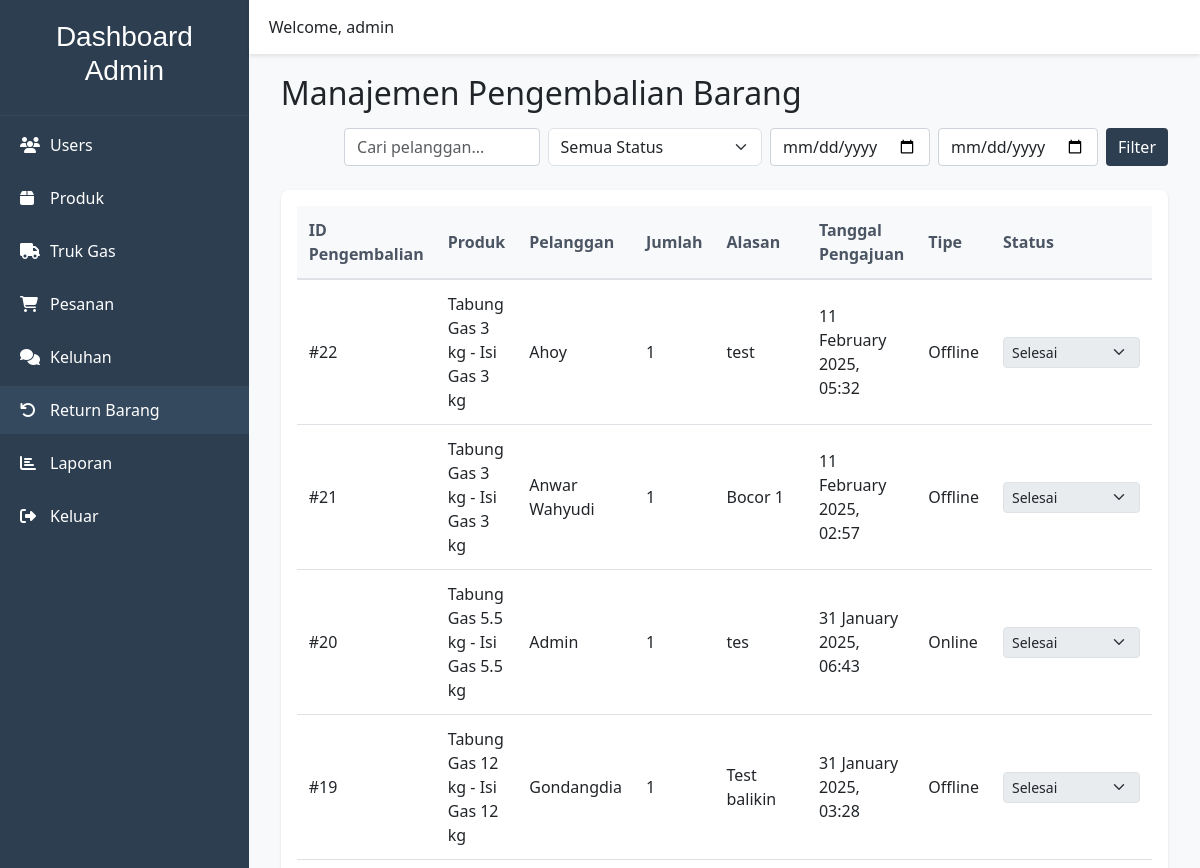
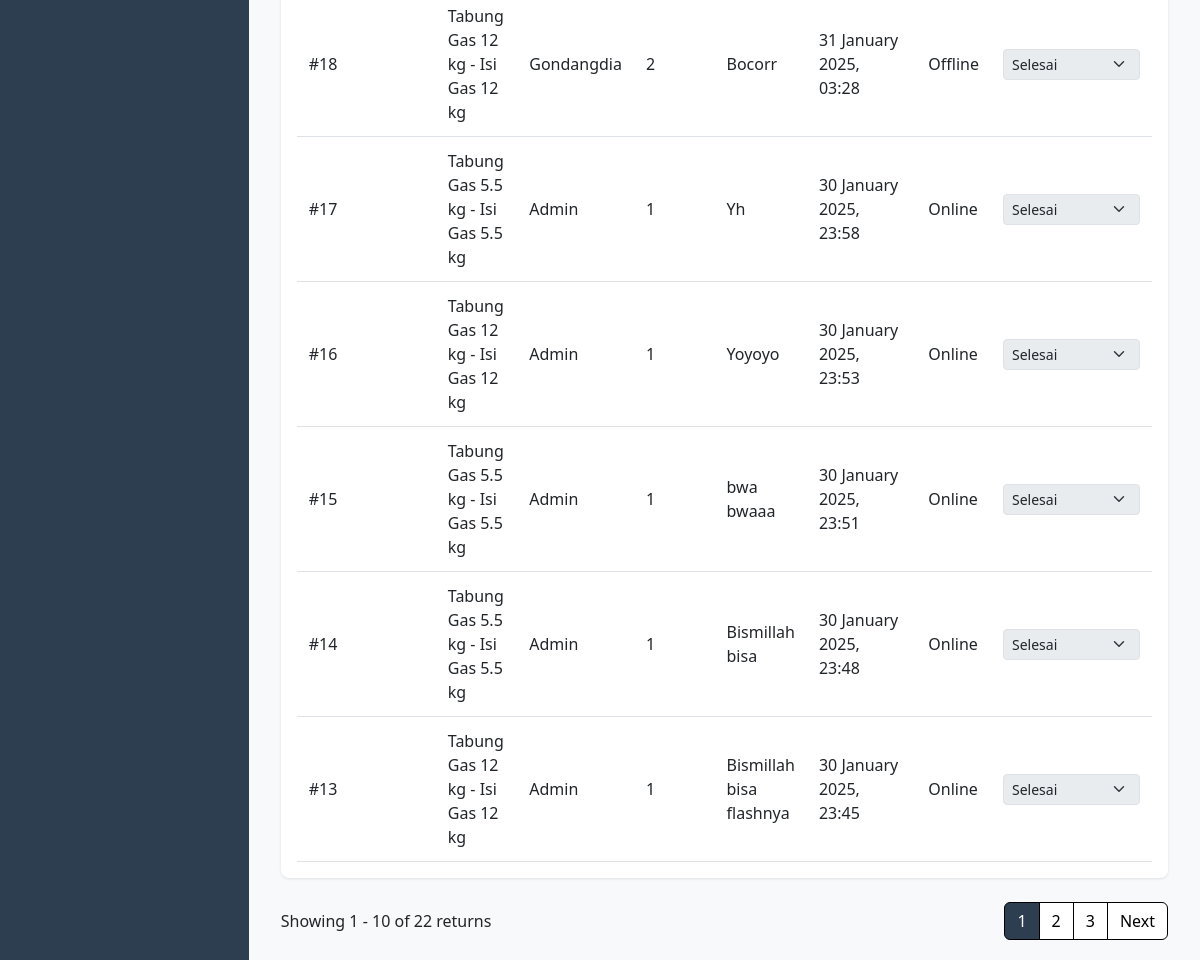
/manage-returns (signed in), run on the app's committed database (2 pictures, top to bottom).
### website/models.py (models this page shows, shortened)
class User(db.Model, UserMixin):
    id = db.Column(db.Integer, primary_key=True)
    email = db.Column(db.String(100), unique=True)
    phone = db.Column(db.String(15), unique=True)
    username = db.Column(db.String(50), unique=True)
    full_name = db.Column(db.String(100))
    password_hash = db.Column(db.String(150))
    date_joined = db.Column(db.DateTime(), default=wib_time)
    roles = db.Column(db.Integer, default=0)
    cart_items = db.relationship('Cart', backref=db.backref('user', lazy=True))
    orders = db.relationship('Order', backref=db.backref('user', lazy=True))
    @property
    def password(self):
        raise AttributeError('Password is not a readable Attribute')

class ReturnOrder(db.Model):
    id = db.Column(db.Integer, primary_key=True)
    order_detail_id = db.Column(db.Integer, db.ForeignKey('detail_order.id'), nullable=False)
    reason = db.Column(db.String(1000), nullable=False)
    return_category = db.Column(db.String(50), nullable=False)
    quantity = db.Column(db.Integer, nullable=False)
    status = db.Column(db.String(50), default='Dalam Proses')
    date_requested = db.Column(db.DateTime, default=wib_time)
    order_detail = db.relationship('DetailOrder', backref='return_request')

class Product(db.Model):
    id = db.Column(db.Integer, primary_key=True)
    product_name = db.Column(db.String(100), nullable=False)
    product_picture = db.Column(db.String(1000), nullable=False)
    date_added = db.Column(db.DateTime, default=wib_time)
    is_active = db.Column(db.Boolean, default=True)
    variants = db.relationship('ProductVariant', backref='main_product', lazy=True, cascade='all, delete-orphan')

class ProductVariant(db.Model):
    id = db.Column(db.Integer, primary_key=True)
    product_id = db.Column(db.Integer, db.ForeignKey('product.id'), nullable=False)
    variant_name = db.Column(db.String(100), nullable=False)
    variant_type = db.Column(db.String(20), nullable=False)
    price = db.Column(db.Integer, nullable=False)
    stock = db.Column(db.Integer, nullable=False)
    date_added = db.Column(db.DateTime, default=wib_time)
    is_active = db.Column(db.Boolean, default=True)
    carts = db.relationship('Cart', backref=db.backref('variant', lazy=True))
    detail_orders = db.relationship('DetailOrder', backref=db.backref('variant', lazy=True))

class Order(db.Model):
    id = db.Column(db.String(100), primary_key=True)
    customer_link = db.Column(db.Integer, db.ForeignKey('user.id'), nullable=False)
    customer_name = db.Column(db.String(100), nullable=True)
    customer_phone = db.Column(db.String(15), nullable=True)
    is_offline = db.Column(db.Boolean, default=False)
    status = db.Column(db.String(100), nullable=False)
    date_added = db.Column(db.DateTime, default=wib_time)
    completed_at = db.Column(db.DateTime, nullable=True)
    total = db.Column(db.Integer, nullable=False)
    snap_token = db.Column(db.String(100))
    details = db.relationship('DetailOrder', backref='order')

### website/admin.py (the view)
@admin.route('/manage-returns')
@login_required
def manage_returns():
    if current_user.roles != 0 and current_user.roles!=4:
        page = request.args.get('page', 1, type=int)
        per_page = 10
        query = ReturnOrder.query\
            .join(ReturnOrder.order_detail)\
            .join(DetailOrder.order)\
            .join(DetailOrder.variant)\
            .join(ProductVariant.main_product)
        status = request.args.get('status')
        start_date = request.args.get('start_date')
        end_date = request.args.get('end_date')
        if start_date and end_date:
            start_date = datetime.strptime(start_date, '%d/%m/%Y')
            end_date = datetime.strptime(end_date, '%d/%m/%Y') + timedelta(days=1)
            query = query.filter(ReturnOrder.date_requested >= start_date,
                               ReturnOrder.date_requested < end_date)
        search = request.args.get('search')
        if search:
            search_term = f"%{search}%"
            query = query.filter(
                db.or_(
                    Order.customer_name.ilike(search_term)                )
            )
        if status:
            query = query.filter(ReturnOrder.status == status)
        returns = query.order_by(ReturnOrder.date_requested.desc()).paginate(
            page=page, per_page=per_page, error_out=False)
        return render_template('manage_returns.html',
                             returns=returns,
                             selected_status=status,
                             start_date=start_date,
                             end_date=end_date)
    return render_template('404.html')

### website/templates/manage_returns.html (shortened to what this page needs)
{% extends 'basedash.html' %}
{% block content %}
<div class="container-fluid">
    <h2>Manajemen Pengembalian Barang</h2>
    <div class="d-flex flex-row-reverse justify-content-between align-items-center mb-4 mt-3">
        <div class="d-flex gap-2">
            <form id="filterForm" method="GET" class="d-flex gap-2">
                <input type="text" class="form-control" name="search"
                placeholder="Cari pelanggan..." value="{{ request.args.get('search', '') }}">
                <select name="status" class="form-select">
                    <option value="">Semua Status</option>
                </select>
                <input type="date" class="form-control date-picker" name="start_date"
                placeholder="{{ 'dd/mm/yyyy' if not request.args.get('start_date') else request.args.get('start_date') }}"
                value="{{ request.args.get('start_date', '') }}" >
                <input type="date" class="form-control date-picker" name="end_date"
                placeholder="{{ 'dd/mm/yyyy' if not request.args.get('end_date') else request.args.get('end_date') }}"
                value="{{ request.args.get('end_date', '') }}" >
                <button type="submit" class="btn btn-primary">Filter</button>
            </form>
        </div>
    </div>
    <div class="table-container">
        <table class="table">
            <thead>
                <tr>
                    <th>ID Pengembalian</th>
                    <th>Produk</th>
                    <th>Pelanggan</th>
                    <th>Jumlah</th>
                    <th>Alasan</th>
                    <th>Tanggal Pengajuan</th>
                    <th>Tipe</th>
                    <th>Status</th>
                </tr>
            </thead>
    <tbody>
        {% for return in returns %}
        <tr>
            <td>#{{ return.id }}</td>
            <td>
                {{ return.order_detail.variant.main_product.product_name }} -
                {{ return.order_detail.variant.variant_name }}
            </td>
            <td>{{ return.order_detail.order.customer_name }}</td>
            <td>{{ return.quantity }}</td>
            <td>{{ return.reason }}</td>
            <td>{{ return.date_requested.strftime('%d %B %Y, %H:%M') }}</td>
            <td> {{ 'Offline' if return.order_detail.order.is_offline else 'Online' }}
            <td>
                <form method="POST" action="{{ url_for('admin.update_return_status', return_id=return.id) }}" class="d-inline">
                    <select name="status" class="form-select form-select-sm"
                        onchange="this.form.submit()"
                        {% if return.status == 'Selesai' %}disabled{% endif %}
                        style="width: auto;">
                        <option value="Selesai" {% if return.status == 'Selesai' %}selected{% endif %}>Selesai</option>
                    </select>
                </form>
            </td>
        </tr>
        {% endfor %}
    </tbody>
        </table>
    </div>
    <div class="d-flex justify-content-between align-items-center mt-4">
        <div>
            Showing {{ returns.first }} - {{ returns.last }} of {{ returns.total }} returns
        </div>
        <nav aria-label="Page navigation">
            <ul class="pagination">
                {% for page_num in returns.iter_pages(left_edge=2, left_current=2, right_current=2, right_edge=2) %}
                    {% if page_num %}
                        <li class="page-item {% if page_num == returns.page %}active{% endif %}">
                            <a class="page-link" href="{{ url_for('admin.manage_returns',
                            page=page_num,
                            status=selected_status,
                            start_date=start_date,
                            end_date=end_date) }}">{{ page_num }}</a>
                        </li>
                    {% else %}
                        <li class="page-item disabled"><span class="page-link">...</span></li>
                    {% endif %}
                {% endfor %}
                {% if returns.has_next %}
                <li class="page-item">
                    <a class="page-link" href="{{ url_for('admin.manage_returns',
                    page=returns.next_num,
                    status=selected_status,
                    start_date=start_date,
                    end_date=end_date) }}">Next</a>
                </li>
                {% endif %}
            </ul>
        </nav>
    </div>
</div>
{% endblock %}

### website/templates/basedash.html (shortened to what this page needs)
<!DOCTYPE html>
<html lang="en">
<head>
    <link href="https://cdnjs.cloudflare.com/ajax/libs/bootstrap/5.3.0/css/bootstrap.min.css" rel="stylesheet">
    <link rel="stylesheet" href="https://cdnjs.cloudflare.com/ajax/libs/font-awesome/6.4.0/css/all.min.css">
    <link rel="stylesheet" href="{{ url_for('static', filename='css/dashstyle.css') }}">
    <link rel="stylesheet" href="https://cdn.jsdelivr.net/npm/flatpickr/dist/flatpickr.min.css">
</head>
<body>
    <div class="dashboard-container">
        <nav class="sidebar">
            <div class="sidebar-header">
                {% if current_user.roles == 3 %}
                    <h3>Dashboard Kasir</h3>
                {% elif current_user.roles == 4 %}
                    <h3>Dashboard Gudang</h3>
                {% else %}
                    <h3>Dashboard Admin</h3>
                {% endif %}
            </div>
            <ul class="sidebar-menu">
                {% if current_user.roles!=4 and current_user.roles!=3  %}
                    <li class="menu-item {% if request.endpoint == 'admin.manage_users' %}active{% endif %}">
                        <a href="{{ url_for('admin.manage_users') }}">
                            <i class="fas fa-users"></i>
                            <span>Users</span>
                        </a>
                    </li>
                {% endif %}
                {% if current_user.roles!= 3%}
                    <li class="menu-item {% if request.endpoint == 'admin.manage_shop_items' %}active{% endif %}">
                        <a href="{{ url_for('admin.manage_shop_items') }}">
                            <i class="fas fa-box"></i>
                            <span>Produk</span>
                        </a>
                    </li>
                    <li class="menu-item {% if request.endpoint == 'admin.update_gas_truck' %}active{% endif %}">
                        <a href="{{ url_for('admin.update_gas_truck') }}">
                            <i class="fas fa-truck"></i>
                            <span>Truk Gas</span>
                        </a>
                    </li>
                {% endif %}
                {% if current_user.roles!= 4%}
                    <li class="menu-item {% if request.endpoint == 'admin.manage_orders' %}active{% endif %}">
                        <a href="{{ url_for('admin.manage_orders') }}">
                            <i class="fas fa-shopping-cart"></i>
                            <span>Pesanan</span>
                        </a>
                    </li>
                    <li class="menu-item {% if request.endpoint == 'admin.manage_complaint' %}active{% endif %}">
                        <a href="{{ url_for('admin.manage_complaint') }}">
                            <i class="fas fa-comments"></i>
                            <span>Keluhan</span>
                        </a>
                    </li>
                    <li class="menu-item {% if request.endpoint == 'admin.manage_returns' %}active{% endif %}">
                        <a href="{{ url_for('admin.manage_returns') }}">
                            <i class="fas fa-undo"></i>
                            <span>Return Barang</span>
                        </a>
                    </li>
                {% endif %}
                {% if current_user.roles == 1 or current_user.roles == 2 %}
                <li class="menu-item {% if request.endpoint == 'report.view_report' %}active{% endif %}">
                    <a href="{{ url_for('report.view_report') }}">
                        <i class="fas fa-chart-bar"></i>
                        <span>Laporan</span>
                    </a>
                </li>
                {% endif %}
                <li class="menu-item">
                    <a href="/logout">
                        <i class="fas fa-sign-out-alt"></i>
                        <span>Keluar</span>
                    </a>
                </li>
            </ul>
        </nav>
        <main class="main-content">
            <header class="content-header">
                <div class="header-content">
                    <div class="user-info">
                        <span>Welcome, {{ current_user.username }}</span>
                    </div>
                </div>
            </header>
            <div class="content-wrapper">
                {% block content %}{% endblock %}
            </div>
        </main>
    </div>
</body>
</html>

### website/static/css/dashstyle.css (style rules this page uses)
.dashboard-container { display: flex; min-height: 100vh; }
:root { --body-font: "sans-serif"; }
.sidebar { width: 250px; background: #2c3e50; color: #fff; transition: all 0.3s ease; }
.sidebar-header { font-family: 'Lucida Sans Unicode', 'Lucida Grande', 'Lucida Sans', Arial, sans-serif; padding: 20px; text-align: center; border-bottom: 1px solid #34495e; }
.sidebar-menu { padding: 0; list-style: none; }
.menu-item { margin: 5px 0; }
.menu-item a { display: flex; align-items: center; padding: 12px 20px; color: #fff; text-decoration: none; transition: all 0.3s ease; }
.menu-item a:hover, .menu-item.active a { background: #34495e; }
.menu-item i { width: 20px; margin-right: 10px; }
.main-content { flex: 1; background: #f8f9fa; }
.form-control.date-picker { width: 160px; }
.content-header { background: #fff; padding: 15px 20px; box-shadow: 0 2px 4px rgba(0,0,0,0.1); }
.header-content { display: flex; justify-content: space-between; align-items: center; }
.content-wrapper { padding: 20px; }
.table-container { background: #fff; border-radius: 8px; box-shadow: 0 2px 4px rgba(0,0,0,0.1); padding: 20px; margin-top: 20px; }
.form-control { width: 100%; padding: 8px 12px; border: 1px solid #ced4da; border-radius: 4px; }
.form-control { display: block; width: 100%; padding: 0.375rem 0.75rem; font-size: 1rem; line-height: 1.5; border: 1px solid #ced4da; border-radius: 0.25rem; transition: border-color 0.15s ease-in-out, box-shadow 0.15s ease-in-out; }
.btn-primary { background: #2c3e50; border: none; color: #fff; border-radius: 4px; cursor: pointer; }
.table-container { background-color: white; border-radius: 8px; padding: 1rem; box-shadow: 0 1px 3px rgba(0, 0, 0, 0.1); }
.table th { border-bottom-width: 2px; font-weight: 600; color: #4b5563; }
.table td { vertical-align: middle; }
.pagination { margin-bottom: 0; }
.pagination .page-link { color: rgb(0, 0, 0); background-color: #ffffff; border-color: black; }
.pagination .page-item.active .page-link { background-color: #2c3e50; border-color: black; color: rgb(255, 255, 255); }
.table-container { background-color: white; border-radius: 0.5rem; padding: 1rem; box-shadow: 0 1px 3px rgba(0, 0, 0, 0.1); }
.table th, .table td { padding: 0.75rem; vertical-align: middle; }
.table { margin-bottom: 0; }
.table th { background: #f8f9fa; font-weight: 600; }

### website/templates/manage_returns.html (style rules this page uses)
.table-container { background-color: white; border-radius: 8px; padding: 1rem; box-shadow: 0 1px 3px rgba(0, 0, 0, 0.1); }
.table th { background-color: #f8f9fa; font-weight: 600; color: #4b5563; }
.table td { vertical-align: middle; }

### data on the page
User: username "admin"
ReturnOrder: id "22", order_detail.variant.main_product.product_name "Tabung Gas 3 kg", order_detail.variant.variant_name "Isi Gas 3 kg", order_detail.order.customer_name "Ahoy", quantity "1", reason "test", date_requested "11 February 2025, 05:32", status "Selesai"
Order: is_offline "Offline"
ReturnOrder: id "21", order_detail.variant.main_product.product_name "Tabung Gas 3 kg", order_detail.variant.variant_name "Isi Gas 3 kg", order_detail.order.customer_name "Anwar Wahyudi", quantity "1", reason "Bocor 1", date_requested "11 February 2025, 02:57", status "Selesai"
Order: is_offline "Offline"
ReturnOrder: id "20", order_detail.variant.main_product.product_name "Tabung Gas 5.5 kg", order_detail.variant.variant_name "Isi Gas 5.5 kg", order_detail.order.customer_name "Admin", quantity "1", reason "tes", date_requested "31 January 2025, 06:43", status "Selesai"
Order: is_offline "Online"
ReturnOrder: id "19", order_detail.variant.main_product.product_name "Tabung Gas 12 kg", order_detail.variant.variant_name "Isi Gas 12 kg", order_detail.order.customer_name "Gondangdia", quantity "1", reason "Test balikin", date_requested "31 January 2025, 03:28", status "Selesai"
Order: is_offline "Offline"
ReturnOrder: id "18", order_detail.variant.main_product.product_name "Tabung Gas 12 kg", order_detail.variant.variant_name "Isi Gas 12 kg", order_detail.order.customer_name "Gondangdia", quantity "2", reason "Bocorr", date_requested "31 January 2025, 03:28", status "Selesai"
ReturnOrder: id "17", order_detail.variant.main_product.product_name "Tabung Gas 5.5 kg", order_detail.variant.variant_name "Isi Gas 5.5 kg", order_detail.order.customer_name "Admin", quantity "1", reason "Yh", date_requested "30 January 2025, 23:58", status "Selesai"
Order: is_offline "Online"
ReturnOrder: id "16", order_detail.variant.main_product.product_name "Tabung Gas 12 kg", order_detail.variant.variant_name "Isi Gas 12 kg", order_detail.order.customer_name "Admin", quantity "1", reason "Yoyoyo", date_requested "30 January 2025, 23:53", status "Selesai"
Order: is_offline "Online"
ReturnOrder: id "15", order_detail.variant.main_product.product_name "Tabung Gas 5.5 kg", order_detail.variant.variant_name "Isi Gas 5.5 kg", order_detail.order.customer_name "Admin", quantity "1", reason "bwa bwaaa", date_requested "30 January 2025, 23:51", status "Selesai"
Order: is_offline "Online"
ReturnOrder: id "14", order_detail.variant.main_product.product_name "Tabung Gas 5.5 kg", order_detail.variant.variant_name "Isi Gas 5.5 kg", order_detail.order.customer_name "Admin", quantity "1", reason "Bismillah bisa", date_requested "30 January 2025, 23:48", status "Selesai"
Order: is_offline "Online"
ReturnOrder: id "13", order_detail.variant.main_product.product_name "Tabung Gas 12 kg", order_detail.variant.variant_name "Isi Gas 12 kg", order_detail.order.customer_name "Admin", quantity "1", reason "Bismillah bisa flashnya", date_requested "30 January 2025, 23:45", status "Selesai"
Order: is_offline "Online"

### other printed values
{{ returns.first }} "1"
{{ returns.last }} "10"
{{ returns.total }} "22"
{{ page_num }} "1" "2" "3"
